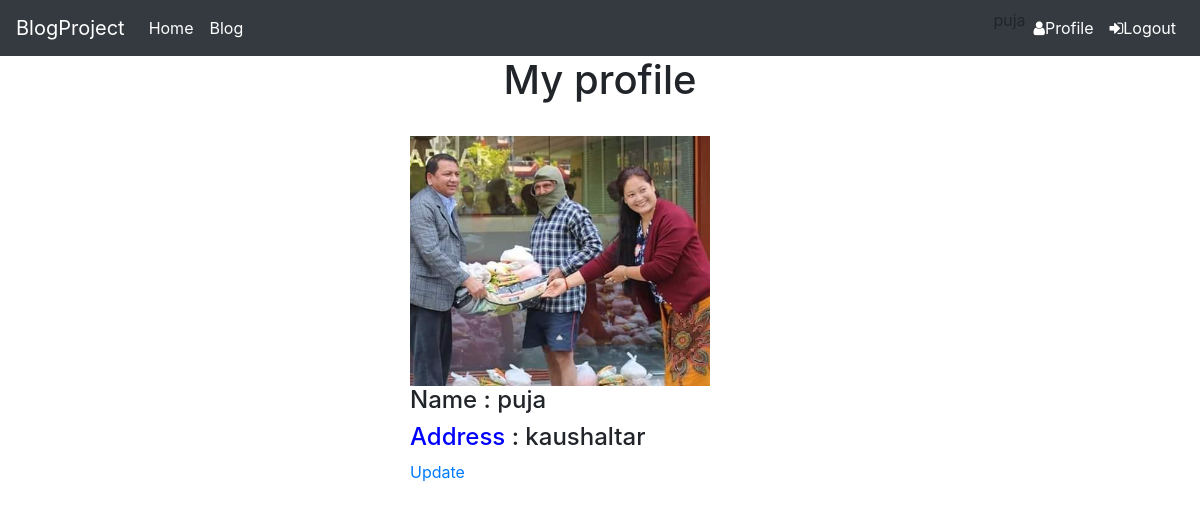
Screenshot of /profile/ (signed in) with the database file from the repository.
### blogapp/models.py (models this page shows, shortened)
class Visitor(models.Model):
    user = models.OneToOneField(User, on_delete=models.CASCADE)
    mobile = models.CharField(max_length=50)
    name = models.CharField(max_length=200)
    address = models.CharField(max_length=200, null=True, blank=True)
    photo = models.ImageField(upload_to='visitors', null=True, blank=True)

### blogapp/views.py (the view)
# urls.py: path('profile/', ProfileView.as_view(), name="profile"),
class ProfileView(UserRequiredMixing,TemplateView):
    template_name='profile.html'
    def get_context_data(self, **kwargs):
        context = super().get_context_data(**kwargs)
        logged_user = User.objects.get(username=self.request.user.username)
        visitor = Visitor.objects.get(user=logged_user)
        context['visitor'] = visitor
        return context

### blogapp/views.py (called while the page is built)
    def dispatch(self, request, *args, **kwargs):
        if request.user.is_authenticated:
            pass
        else:
            return redirect('/login/')
        return super().dispatch(request, *args, **kwargs)

### templates/profile.html (shortened to what this page needs)
{% extends 'base.html' %}
{% load static %}
{% block content %}
 <h1 style="text-align: center;">My profile</h1><br>
<div class="row">
 <div class="col-md-8">
 <img src="{{visitor.photo.url}}" alt="img-fluid img-thumbnail" style="height: 250px;object-fit: cover; width: 300px;">
 <h4><span style="color:lenen"> Name </span>: {{visitor.name}}</h4>
 <h4><span style="color:Blue"> Address </span>: {{visitor.address}}</h4>
 <a href="{% url 'blogapp:profileupdate' visitor.id %}">Update</a>
 </div>
{% endblock %}

### templates/base.html (shortened to what this page needs)
{% load static %}
<!DOCTYPE html>
<html lang="en">
<head>
<link rel="stylesheet" href="https://stackpath.bootstrapcdn.com/bootstrap/4.3.1/css/bootstrap.min.css">
<link rel="stylesheet" href="https://maxcdn.bootstrapcdn.com/font-awesome/4.7.0/css/font-awesome.min.css">
    <link rel="stylesheet" type="text/css" href="https://stackpath.bootstrapcdn.com/font-awesome/4.7.0/css/font-awesome.min.css">
<link rel="stylesheet" type="text/css" href="https://stackpath.bootstrapcdn.com/bootstrap/4.3.1/css/bootstrap.min.css">
<link rel="stylesheet" type="text/css" href="{% static 'visitorstatic/css/style.css' %}">
</head>
<body>
<div class="bs-example">
    <nav class="navbar navbar-expand-md navbar-dark bg-dark">
        <a href="#" class="navbar-brand">BlogProject</a>
        <div class="collapse navbar-collapse justify-content-between" id="navbarCollapse">
            <div class="navbar-nav">
                <a href="/" class="nav-item nav-link active">Home</a>
                <a href="{% url 'blogapp:bloglist' %}" class="nav-item nav-link active">Blog</a>
            </div>
             {% if request.user.is_authenticated %}
            <div class="navbar-nav">
                <a href="{% url 'blogapp:login' %}" class="nav-item nav-link active color-light"></a>
            {{request.user}}
                <a href="{% url 'blogapp:profile' %}" class="nav-item nav-link active color-light"><i class="fa fa-user primary" aria-hidden="true"> </i>Profile</a>
                <a href="{% url 'blogapp:logout' %}" class="nav-item nav-link active color-light"><i class="fa fa-sign-in primary" aria-hidden="true"> </i>Logout</a>
            </div>
            {% endif %}
           </div>
        </div>
{% block content %}
{% endblock %}
</body>
</html>

### rows the page displays
Visitor: photo (picture), name "puja", address "kaushaltar"

### other values shown
{{ request.user }} "puja"
